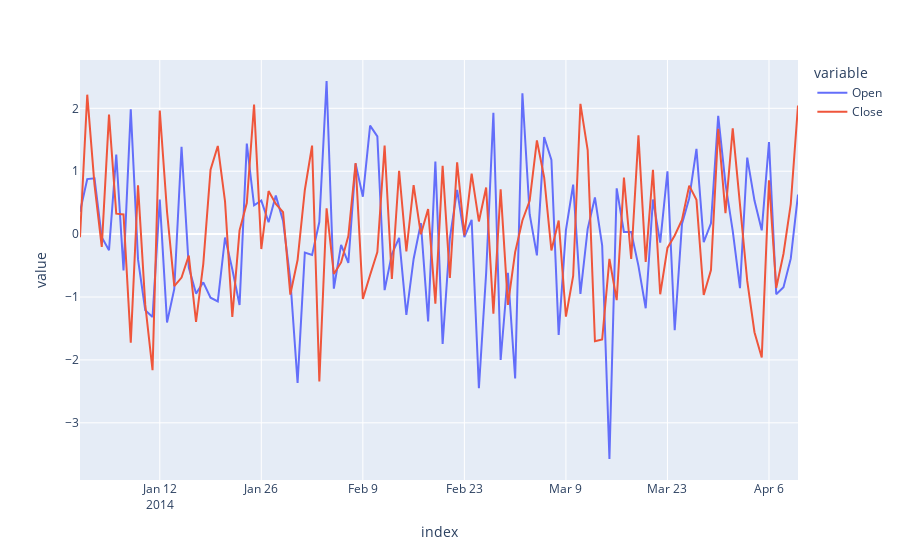

The code cell stored with this chart in its notebook:
### Code cell
fig = px.line(df, x=df.index, y=['Open', 'Close'])
fig
